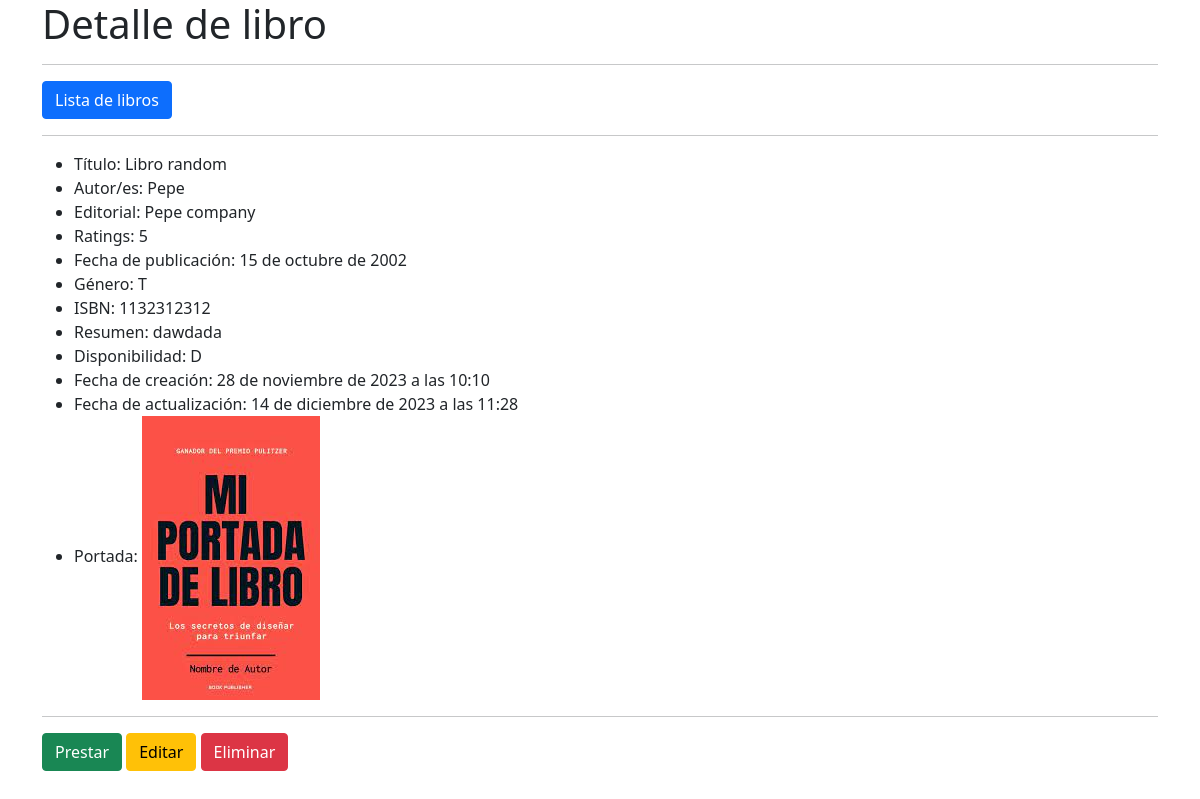
The page /detail/9/ (signed in) on the database as committed earlier.
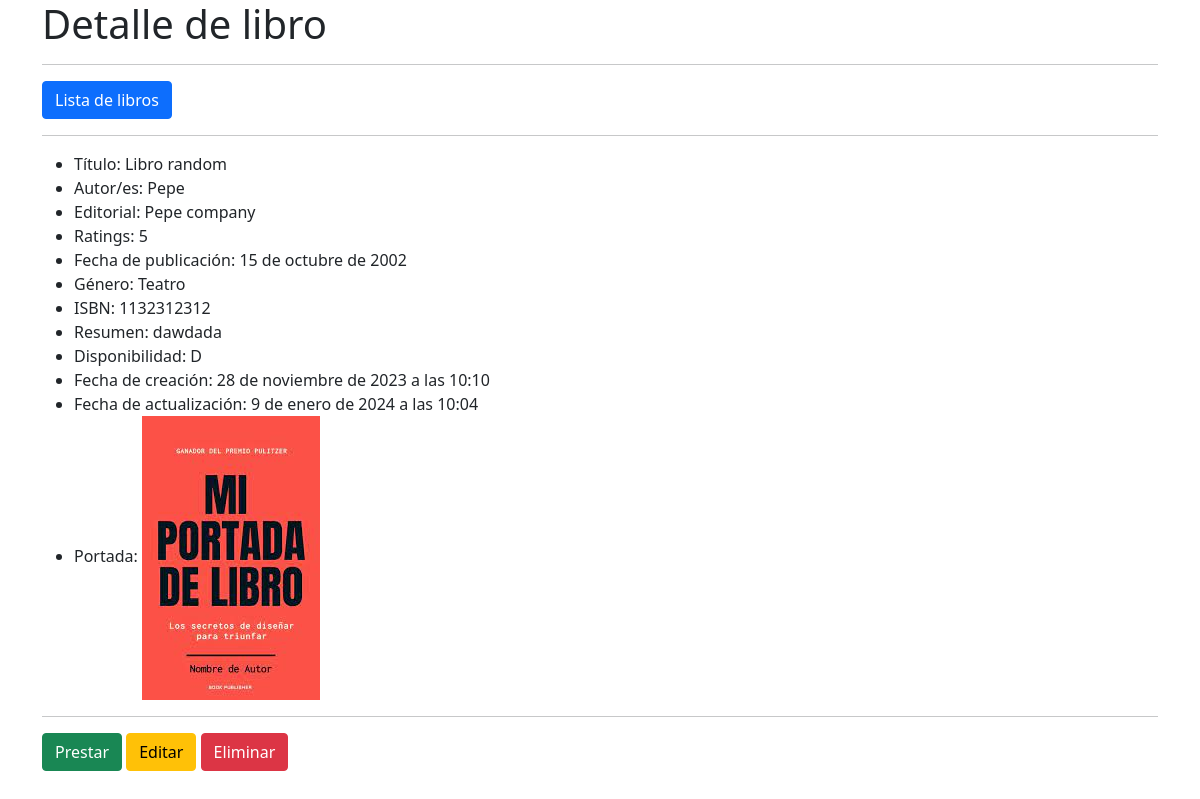
The same page on the database as committed later.
### biblioteca/models.py (models this page shows, shortened)
class Libro(models.Model):
    titulo = models.CharField(max_length=100)
    autores = models.ManyToManyField(Autor)
    editorial = models.ForeignKey(Editorial, on_delete=models.CASCADE)
    rating = models.PositiveIntegerField(validators=[MaxValueValidator(5)])
    fecha_publicacion = models.DateField()
    GENEROS = (
        ('Novela', 'Novela'),
        ('Cuento', 'Cuento'),
        ('Poesia', 'Poesia'),
        ('Teatro', 'Teatro'),
        ('Otros', 'Otros'),
    )
    genero = models.CharField(max_length=10, choices=GENEROS)
    isbn = models.IntegerField(max_length=13)
    resumen = models.TextField()
    portada = models.ImageField(upload_to='portadas/', null=True, blank=True) #Necesita Pillow
    DISPONIBILIDAD = (
        ('D', 'Disponible'),
        ('P', 'Prestado'),
        ('E', 'En proceso de prestamo'),
    )
    disponibilidad = models.CharField(max_length=1, choices=DISPONIBILIDAD)
    created_at = models.DateTimeField(auto_now_add=True)
    updated_at = models.DateTimeField(auto_now=True)

class Autor(models.Model):
    nombre = models.CharField(max_length=100)
    biografia = models.TextField()
    foto = models.ImageField(upload_to='autores/', null=True, blank=True) #Necesita Pillow

class Editorial(models.Model):
    nombre = models.CharField(max_length=100)
    direccion = models.TextField(max_length=200)
    sitio_web = models.URLField()
    def __str__(self):
        return self.nombre

### biblioteca/views.py (the view)
# urls.py: path('detail/<int:pk>/', LibroDetailView.as_view(), name='libro_detail'),
class LibroDetailView(LoginRequiredMixin, DetailView):
    model = Libro
    template_name = 'biblioteca/libro_detail.html'

### biblioteca/templates/biblioteca/libro_detail.html (shortened to what this page needs)
<!DOCTYPE html>
<html lang="es">
    <head>
        <link rel="stylesheet" href="https://stackpath.bootstrapcdn.com/bootstrap/5.0.0-alpha1/css/bootstrap.min.css">
    </head>
    <body>
        <div class="container">
            <div class="row">
                <div class="col">
                    <h1>Detalle de libro</h1>
                    <hr>
                    <a href="{% url 'libro_list' %}" class="btn btn-primary">Lista de libros</a>
                    <hr>
                    <ul>
                        <li>Título: {{ object.titulo }}</li>
                        <li>Autor/es:
                            {% for autor in object.autores.all %}
                                {{ autor.nombre }}{% if not forloop.last %}, {% endif %}
                            {% endfor %}
                        </li>
                        <li>Editorial: {{ object.editorial }}</li>
                        <li>Ratings: {{ object.rating }}</li>
                        <li>Fecha de publicación: {{ object.fecha_publicacion }}</li>
                        <li>Género: {{ object.genero }}</li>
                        <li>ISBN: {{ object.isbn }}</li>
                        <li>Resumen: {{ object.resumen }}</li>
                        <li>Disponibilidad: {{ object.disponibilidad }}</li>
                        <li>Fecha de creación: {{ object.created_at }}</li>
                        <li>Fecha de actualización: {{ object.updated_at }}</li>
                        {% if object.portada %}
                            <li>Portada: <img src="{{ object.portada.url }}" alt="Foto {{ object.titulo }}"></li>
                        {% else %}
                            <li>Portada: No hay portada</li>
                        {% endif %}
                    </ul>
                    <hr>
                    {% if object.disponibilidad == 'D' %}
                        <a href="{% url 'libro_loan' pk=libro.pk %}" class="btn btn-success">Prestar</a>
                    {% endif %}
                    <a href="{% url 'libro_edit' pk=libro.pk %}" class="btn btn-warning">Editar</a>
                    <a href="{% url 'libro_delete' pk=libro.pk %}" class="btn btn-danger">Eliminar</a>
                </div>
            </div>
        </div>
    </body>
</html>

Rows that differ between the two databases and show on the page:
changed Libro "Libro random": genero "T" → "Teatro"; updated_at "14 de diciembre de 2023 a las 11:28" → "9 de enero de 2024 a las 10:04"
